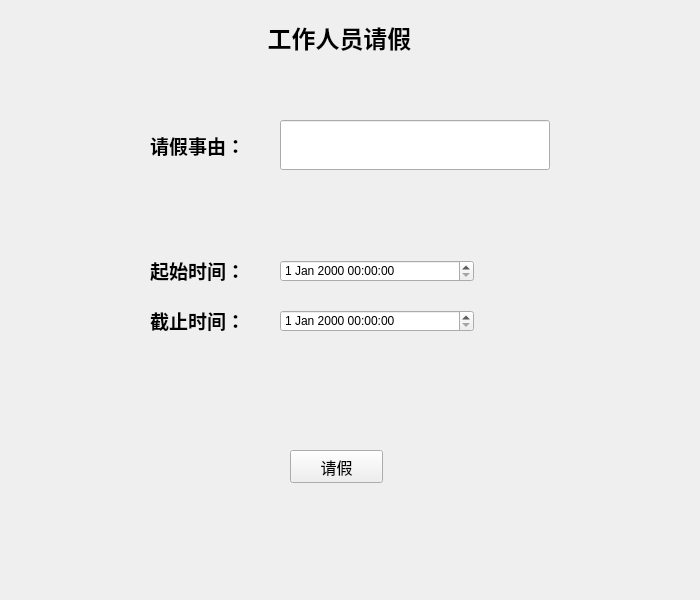
<?xml version="1.0" encoding="UTF-8"?>
<ui version="4.0">
 <class>Wuyeqingxiaojia</class>
 <widget class="QWidget" name="Wuyeqingxiaojia">
  <property name="geometry">
   <rect>
    <x>0</x>
    <y>0</y>
    <width>700</width>
    <height>600</height>
   </rect>
  </property>
  <property name="windowTitle">
   <string>Form</string>
  </property>
  <property name="styleSheet">
   <string notr="true">background-image: url();</string>
  </property>
  <widget class="QLabel" name="label_5">
   <property name="geometry">
    <rect>
     <x>200</x>
     <y>20</y>
     <width>279</width>
     <height>34</height>
    </rect>
   </property>
   <property name="text">
    <string>&lt;html&gt;&lt;head/&gt;&lt;body&gt;&lt;p align=&quot;center&quot;&gt;&lt;span style=&quot; font-size:18pt; font-weight:600;&quot;&gt;工作人员请假&lt;/span&gt;&lt;/p&gt;&lt;/body&gt;&lt;/html&gt;</string>
   </property>
  </widget>
  <widget class="QLabel" name="label">
   <property name="geometry">
    <rect>
     <x>150</x>
     <y>250</y>
     <width>111</width>
     <height>41</height>
    </rect>
   </property>
   <property name="font">
    <font>
     <pointsize>12</pointsize>
     <weight>75</weight>
     <bold>true</bold>
    </font>
   </property>
   <property name="text">
    <string>&lt;html&gt;&lt;head/&gt;&lt;body&gt;&lt;p&gt;&lt;span style=&quot; font-size:14pt;&quot;&gt;起始时间：&lt;/span&gt;&lt;/p&gt;&lt;/body&gt;&lt;/html&gt;</string>
   </property>
  </widget>
  <widget class="QLabel" name="label_2">
   <property name="geometry">
    <rect>
     <x>150</x>
     <y>300</y>
     <width>111</width>
     <height>41</height>
    </rect>
   </property>
   <property name="text">
    <string>&lt;html&gt;&lt;head/&gt;&lt;body&gt;&lt;p&gt;&lt;span style=&quot; font-size:14pt; font-weight:600;&quot;&gt;截止时间：&lt;/span&gt;&lt;/p&gt;&lt;/body&gt;&lt;/html&gt;</string>
   </property>
  </widget>
  <widget class="QDateTimeEdit" name="dateTimeEdit">
   <property name="geometry">
    <rect>
     <x>280</x>
     <y>260</y>
     <width>194</width>
     <height>22</height>
    </rect>
   </property>
  </widget>
  <widget class="QDateTimeEdit" name="dateTimeEdit_2">
   <property name="geometry">
    <rect>
     <x>280</x>
     <y>310</y>
     <width>194</width>
     <height>22</height>
    </rect>
   </property>
  </widget>
  <widget class="QLabel" name="label_3">
   <property name="geometry">
    <rect>
     <x>150</x>
     <y>130</y>
     <width>121</width>
     <height>31</height>
    </rect>
   </property>
   <property name="font">
    <font>
     <family>Agency FB</family>
     <pointsize>12</pointsize>
    </font>
   </property>
   <property name="text">
    <string>&lt;html&gt;&lt;head/&gt;&lt;body&gt;&lt;p&gt;&lt;span style=&quot; font-size:14pt; font-weight:600;&quot;&gt;请假事由：&lt;/span&gt;&lt;/p&gt;&lt;/body&gt;&lt;/html&gt;</string>
   </property>
  </widget>
  <widget class="QLineEdit" name="lineEdit_3">
   <property name="geometry">
    <rect>
     <x>280</x>
     <y>120</y>
     <width>270</width>
     <height>50</height>
    </rect>
   </property>
   <property name="minimumSize">
    <size>
     <width>270</width>
     <height>50</height>
    </size>
   </property>
   <property name="font">
    <font>
     <family>Agency FB</family>
     <pointsize>9</pointsize>
    </font>
   </property>
  </widget>
  <widget class="QPushButton" name="pushButton">
   <property name="geometry">
    <rect>
     <x>290</x>
     <y>450</y>
     <width>93</width>
     <height>33</height>
    </rect>
   </property>
   <property name="font">
    <font>
     <family>Agency FB</family>
     <pointsize>12</pointsize>
    </font>
   </property>
   <property name="text">
    <string>请假</string>
   </property>
  </widget>
 </widget>
 <resources/>
 <connections/>
</ui>
